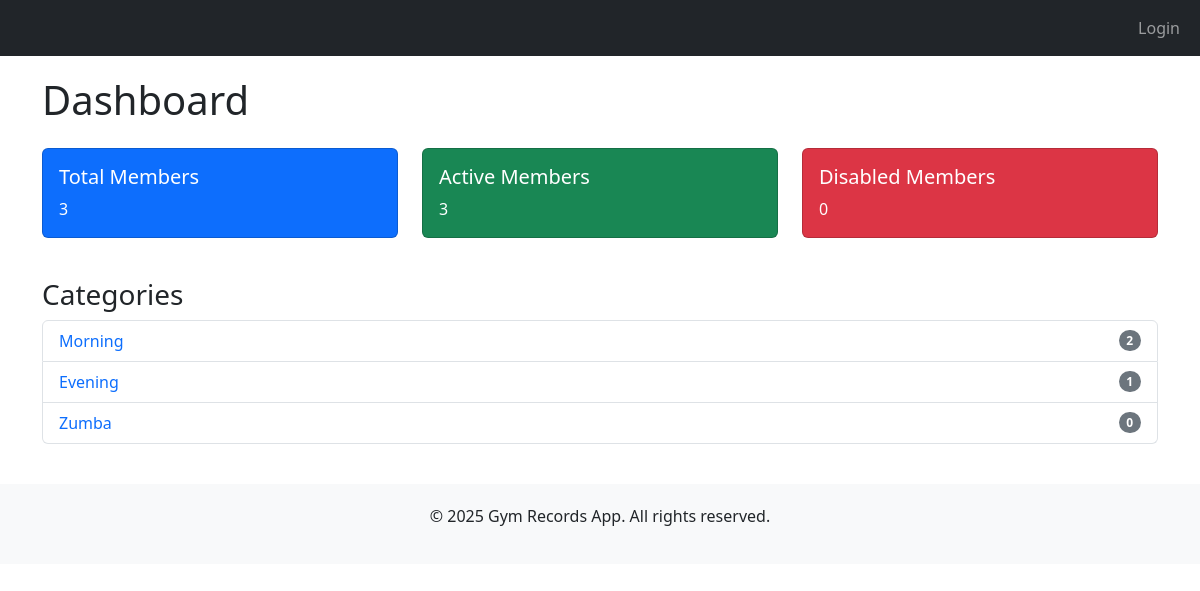
Before: /dashboard/ with the older database file.
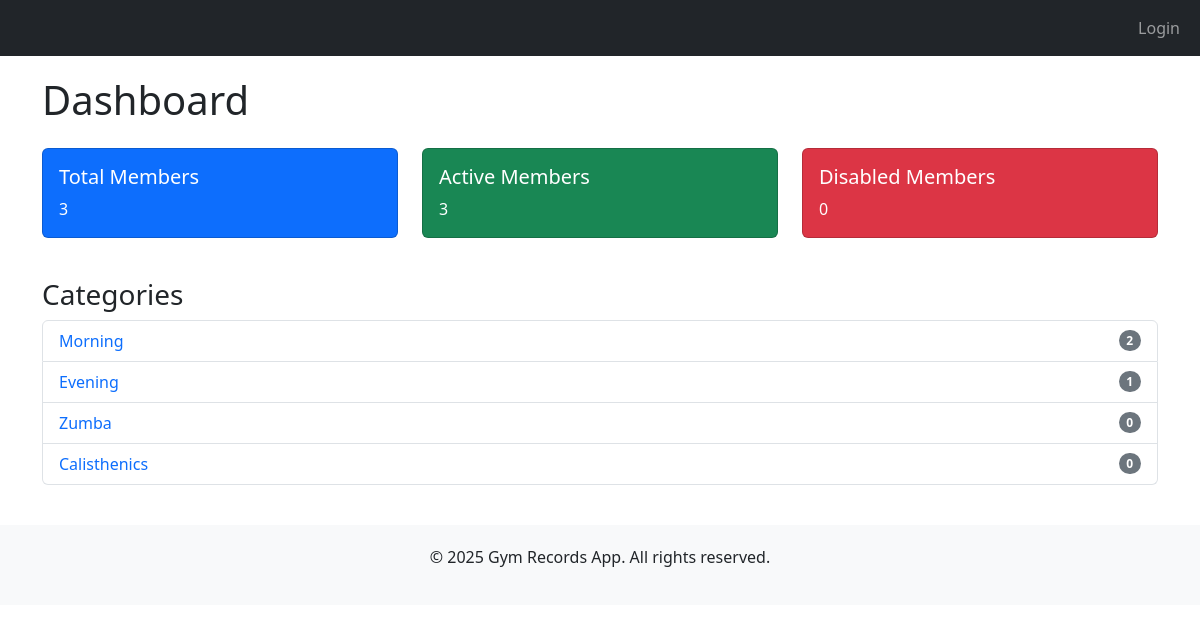
After: the same page with the newer database file.
### dashboard/models.py (models this page shows, shortened)
class Category(models.Model):
    name = models.CharField(max_length=100)

### dashboard/views.py (the view)
# urls.py: path('', views.dashboard_view, name='dashboard'),
def dashboard_view(request):
    categories = Category.objects.all()
    total_members = Member.objects.count()
    active_members = Member.objects.filter(status="active").count()
    disabled_members = Member.objects.filter(status="disabled").count()
    context = {
        "categories": categories,
        "total_members": total_members,
        "active_members": active_members,
        "disabled_members": disabled_members,
    }
    return render(request, "dashboard.html", context)

### dashboard/templates/dashboard.html
{% extends 'base.html' %}
{% block content %}
<h1 class="mb-4">Dashboard</h1>
<div class="row">
    <div class="col-md-4">
        <div class="card text-bg-primary mb-3">
            <div class="card-body">
                <h5 class="card-title">Total Members</h5>
                <p class="card-text">{{ total_members }}</p>
            </div>
        </div>
    </div>
    <div class="col-md-4">
        <div class="card text-bg-success mb-3">
            <div class="card-body">
                <h5 class="card-title">Active Members</h5>
                <p class="card-text">{{ active_members }}</p>
            </div>
        </div>
    </div>
    <div class="col-md-4">
        <div class="card text-bg-danger mb-3">
            <div class="card-body">
                <h5 class="card-title">Disabled Members</h5>
                <p class="card-text">{{ disabled_members }}</p>
            </div>
        </div>
    </div>
</div>
<h3 class="mt-4">Categories</h3>
<ul class="list-group">
    {% for category in categories %}
    <li class="list-group-item d-flex justify-content-between align-items-center">
        <a href="{% url 'members' category.id %}" class="text-decoration-none">{{ category.name }}</a>
        <span class="badge bg-secondary rounded-pill">{{ category.members.count }}</span>
    </li>
    {% endfor %}
</ul>
{% endblock %}

Changed rows visible on the page:
added Category: name "Calisthenics", members.count "0"
